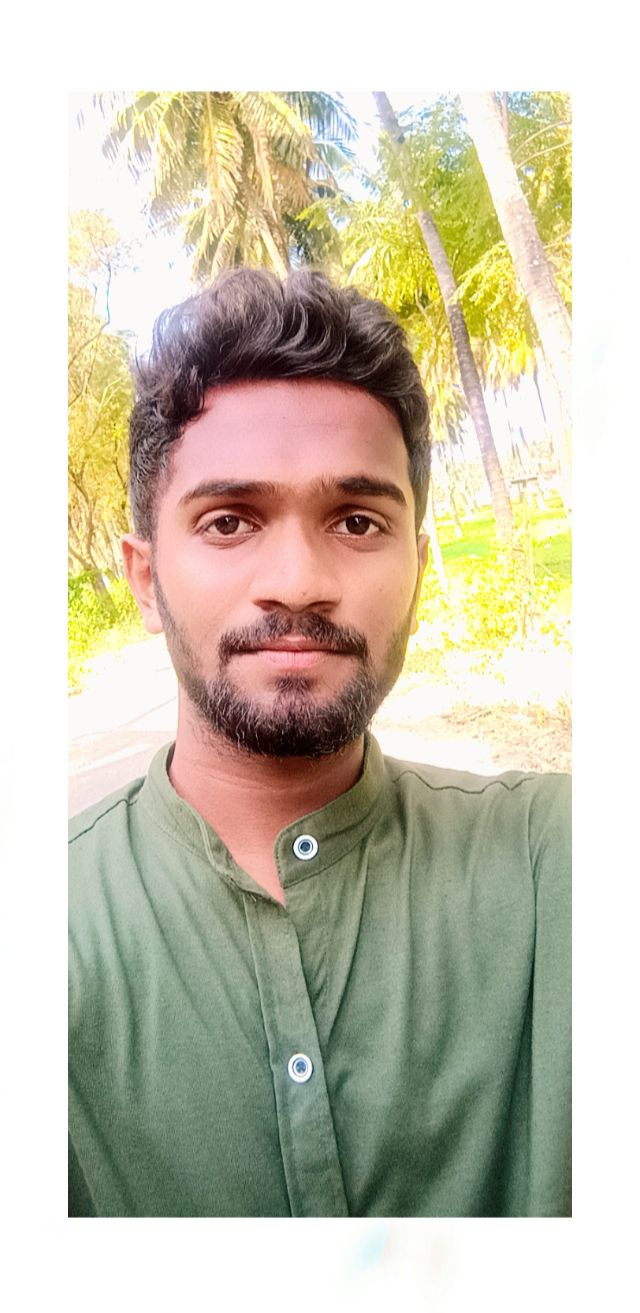
#> input picture Snapchat-1978804345.jpg, 640 x 1313 px
$ jupyter execute --allow-errors 'Gender & Age Detection.ipynb'
#> lines starting #> are read from the running program, lines starting #| are printed output that depends on the picture
[cell 1]
import cv2
import matplotlib.pyplot as plt

[cell 2]
image = cv2.imread('Snapchat-1978804345.jpg')
#> image is the input picture: shape (1313, 640, 3); mean B, G, R 177, 196.3, 201.6
image = cv2.resize(image, (720, 640))
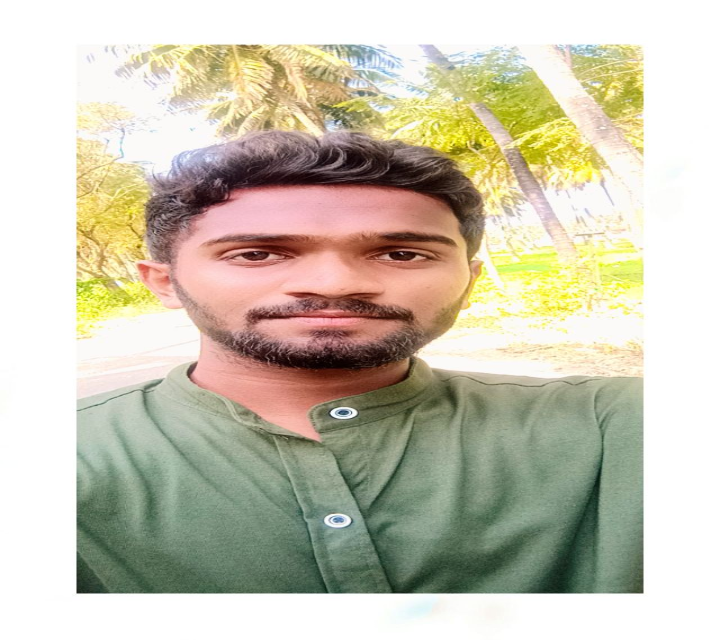
#> image: shape (640, 720, 3); mean B, G, R 176.9, 196.2, 201.6

#> (a cell that did not finish here is left out)

[cell 4]
age_categories = ['(0-2)', '(4-6)', '(8-12)', '(15-20)', '(25-32)', '(38-43)', '(48-53)', '(60-100)']
gender_categories = ['Male', 'Female']
MODEL_MEAN_VALUES = [78.42633776, 87.76891437, 114.89584775]

[cell 5]
fr_h, fr_w = image.shape[0], image.shape[1]
#> fr_h = 640; fr_w = 720
blob = cv2.dnn.blobFromImage(image, 1.0, (300, 300), [104, 117, 123], True, False)
#> (the rest of this cell did not finish here and is left out)

[cell 6]
faceBoxes = []
#> (the rest of this cell did not finish here and is left out)

[cell 7]
for box in faceBoxes:
    face_blob = image[box[1]:box[3], box[0]:box[2]]
    age.setInput(cv2.dnn.blobFromImage(face_blob, 1.0, (227, 227), MODEL_MEAN_VALUES, swapRB=False))
    age_pred = age.forward()[0]
    age_index = age_pred.argmax()
    age_label = age_categories[age_index]

    gen.setInput(cv2.dnn.blobFromImage(face_blob, 1.0, (227, 227), MODEL_MEAN_VALUES, swapRB=False))
    gen_pred = gen.forward()[0]
    gen_index = gen_pred.argmax()
    gender_label = gender_categories[gen_index]

    label_text = f"Age: {age_label}, Gender: {gender_label}"
    cv2.putText(image, label_text, (box[0], box[1] - 10), cv2.FONT_HERSHEY_SIMPLEX, 0.5, (255, 255, 255), 1)

[cell 8]
plt.imshow(cv2.cvtColor(image, cv2.COLOR_BGR2RGB))
plt.axis('off')
plt.show()


$ run again, with girl1.jpg copied over Snapchat-1978804345.jpg
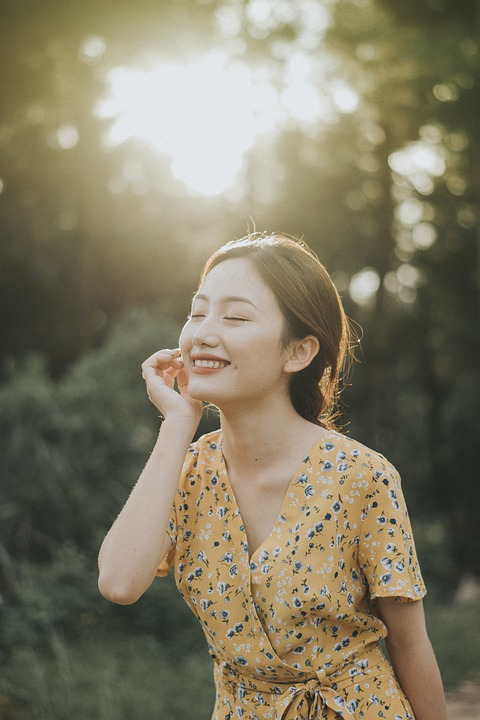
#> input picture girl1.jpg, 480 x 720 px
#> image is the input picture: shape (720, 480, 3); mean B, G, R 100.5, 123.1, 129.9
#> `image = cv2.resize(image, (720, 640))`:
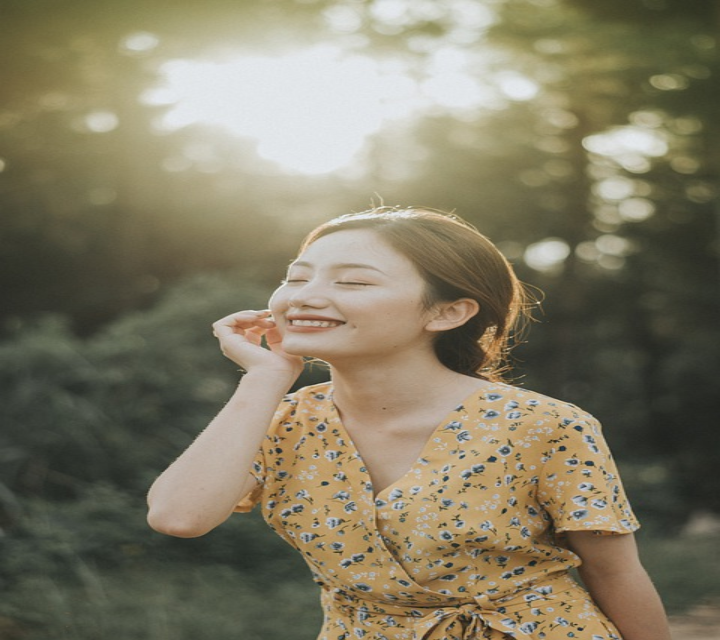
#> image: shape (640, 720, 3); mean B, G, R 100.4, 123, 129.8
